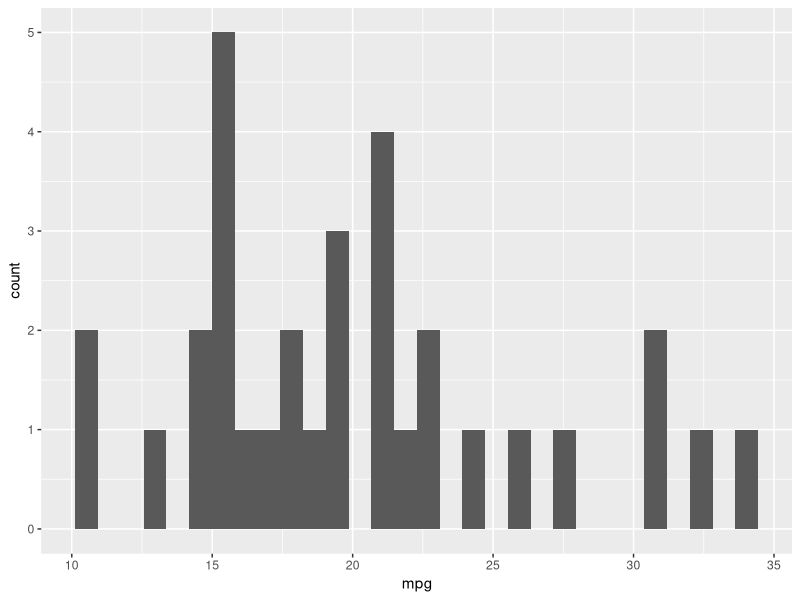
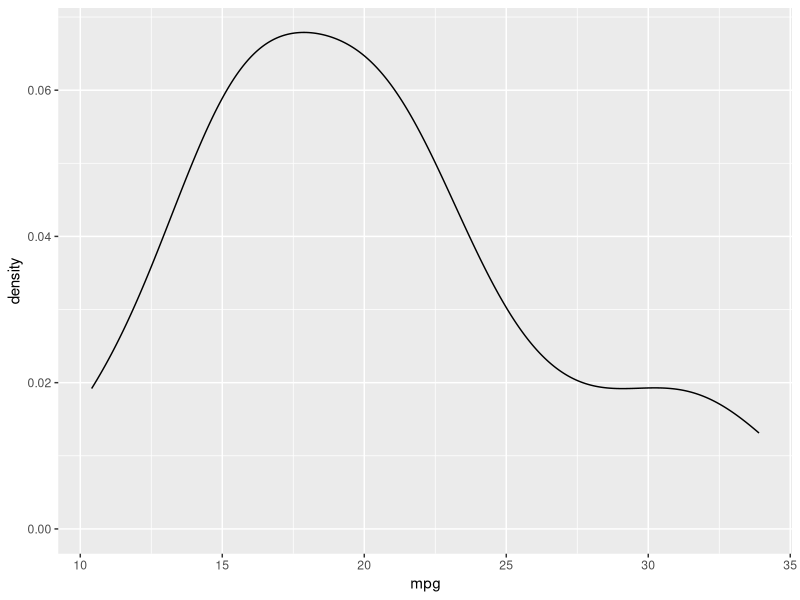
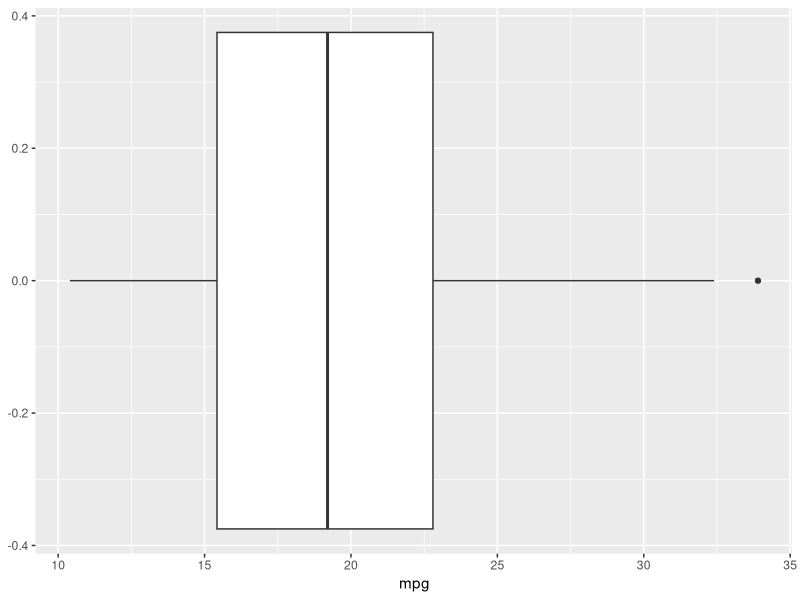
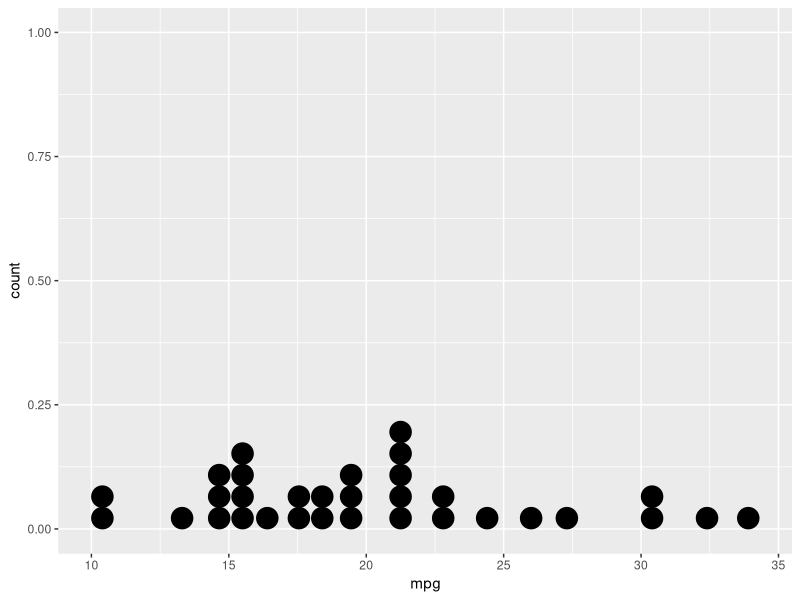
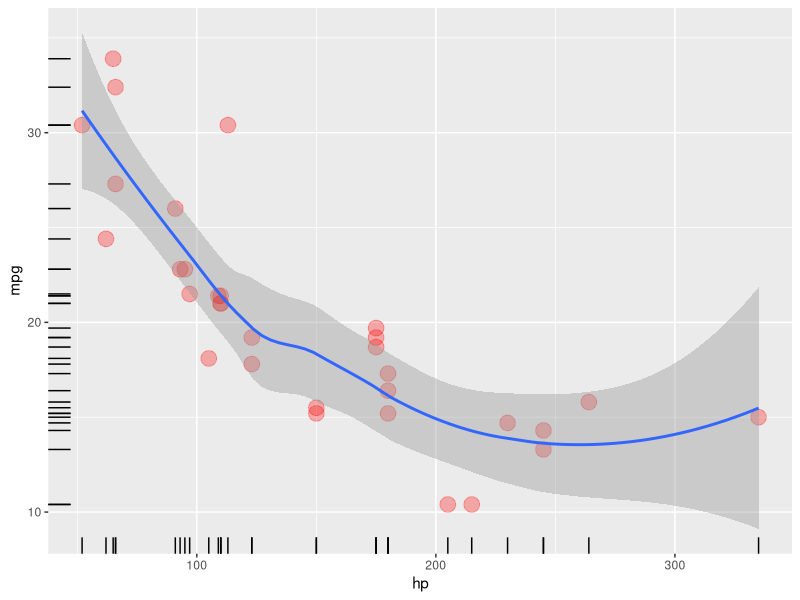
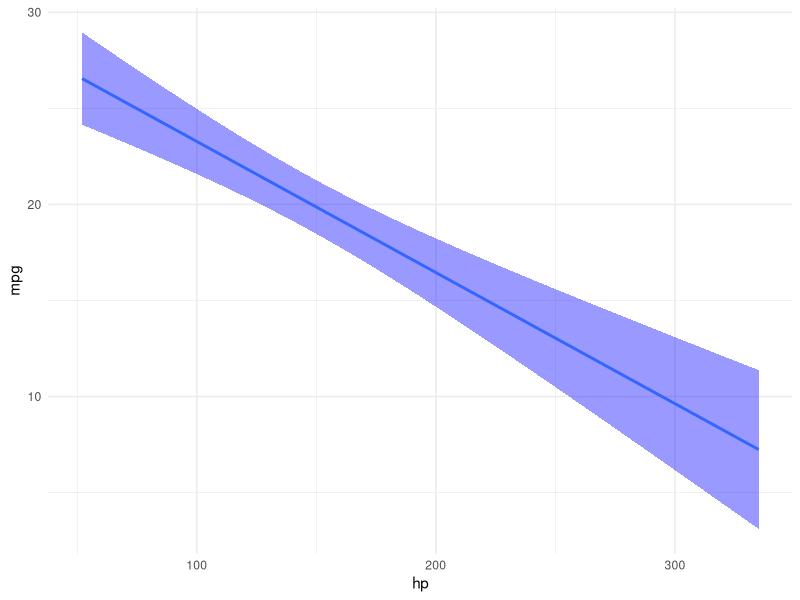
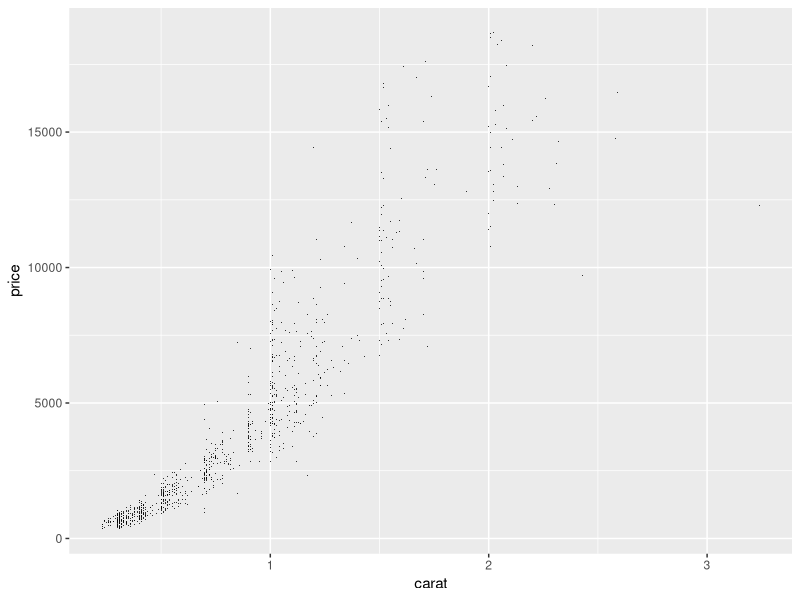
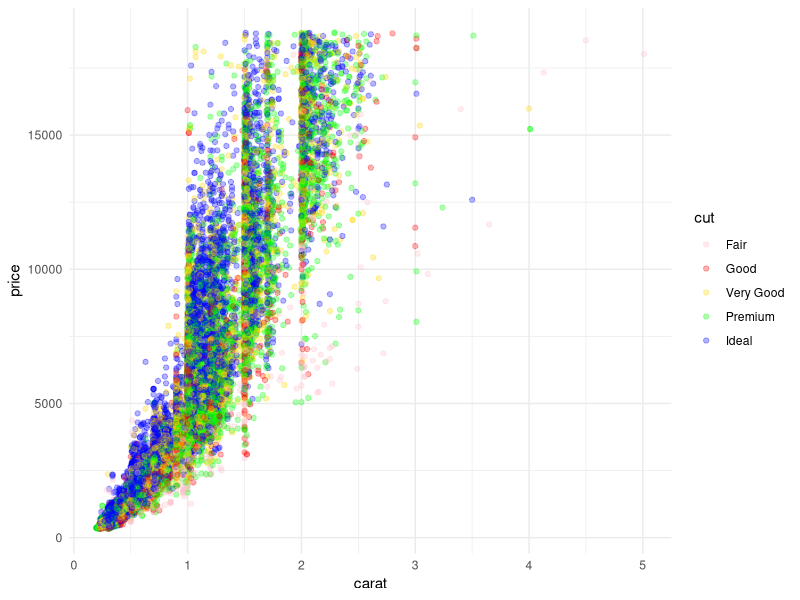

These figures' R source, in order:
library(tidyverse)
head(mtcars)
View(mtcars)
#1 
#mapping is pull data into axis x or y
#chart rule 1 Variable need to plot 2.Type (Continuous or Discret)
ggplot(data=mtcars,mapping=aes(x=mpg))+
  geom_histogram()
ggplot(data=mtcars,mapping=aes(x=mpg))+
  geom_density()
ggplot(data=mtcars,mapping=aes(x=mpg))+
  geom_boxplot()


base<-ggplot(data=mtcars,mapping=aes(x=mpg))
base+geom_dotplot()

base2<-ggplot(mtcars,aes(y=mpg,x=hp))
base2+geom_point(size=5,col="red",alpha=0.3)+geom_smooth()+geom_rug()

#linear model lm
base2+geom_smooth(method = "lm",fill="blue",fill='pink')+theme_minimal()

View(diamonds)

#<ord> can ordering 
diamonds$cut%>%head

#boxplot vs violin -> boxplot compare btw box violin compare within itself.
#EDA use various chart to see insignt.

library(patchwork)
#P1+P2+P3
#(P1+P2)/P3

#overploting
set.seed(50)
ggplot(sample_n(diamonds,1000),aes(carat,price))+geom_point(alpha=0.8,shape='.')

#1 reduce alpha
#2 add shape
#3 sampling not all data+set.seed()

#mapp variable to chart ->color
set.seed(50)
ggplot(sample_frac(diamonds,0.7),aes(carat,price,col=cut))+geom_point(alpha=0.3)+theme_minimal()+scale_color_manual(values = c('pink','red','gold','green','blue'))


set.seed(50)
ggplot(sample_frac(diamonds,0.7),aes(carat,price,col=cut))+geom_point(alpha=0.3)+theme_minimal()+scale_color_brewer(type="seq",palette = 1)
                                                                                                        
set.seed(50)
ggplot(sample_frac(diamonds,0.7),
        aes(carat,price,col=price))+
        geom_point(alpha=0.3)+
        theme_minimal()+
        scale_color_gradient(low="gold",high = "blue")

#facet
#segment chart into group
#wrap 1d
set.seed(50)
ggplot(sample_frac(diamonds,0.3),
       aes(carat,price,col=price))+
  geom_point(alpha=0.3)+
  theme_minimal()+
  scale_color_gradient(low="gold",high = "blue")+
  facet_wrap(~cut,ncol=2)

#grid 2d
set.seed(50)
ggplot(sample_frac(diamonds,0.3),
       aes(carat,price,col=price))+
  geom_point(alpha=0.3)+
  theme_minimal()+
  scale_color_gradient(low="gold",high = "blue")+
  facet_grid(cut~clarity)

#label
ggplot(mtcars,aes(hp,mpg))+
  geom_point()+
  theme_minimal()+
  labs(
    title = "My first scatter plot",
    subtitle = "Awesome work",
    x="Horse Power",
    y="Mile per Gallon",
    caption="Pewered by R"
  )
#stacking
ggplot(diamonds,aes(cut,fill=color))+geom_bar()

library(ggthemes)
ggplot(diamonds,aes(cut,fill=color))+geom_bar()+theme_wsj()

# 5 charts by use diamonds data set--pdf
# Create 5 charts form Skooldio in google sheet 
